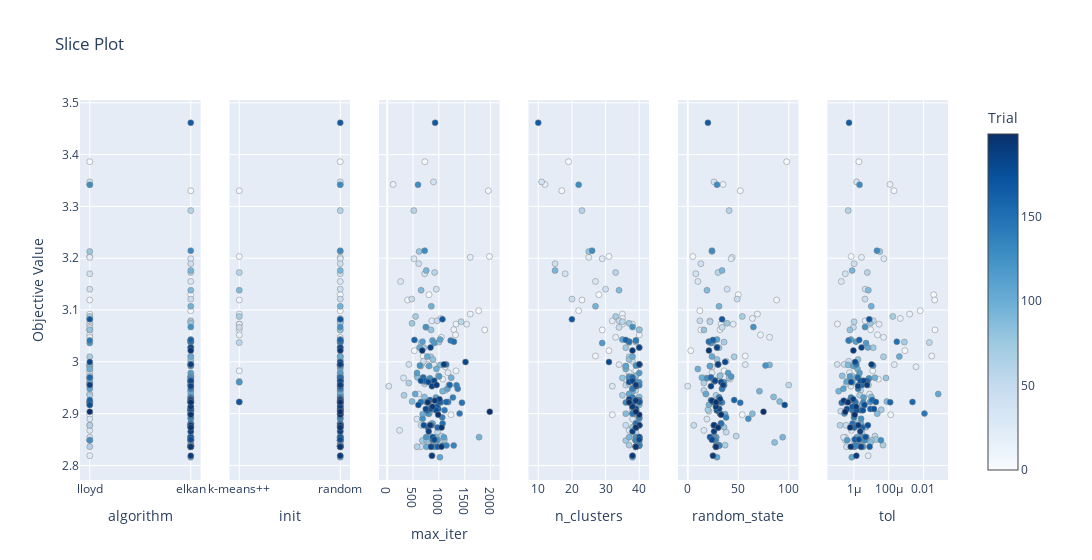

Notebook code cell kept with this figure:
### Code cell
plot_slice(study)

### Figure 1 — Plotly figure (JSON) as saved in the notebook; plotly's stock layout.template omitted (floating-point values rounded to 4 significant figures; data arrays with more than 128 entries replaced by an {"elided": "..."} marker saying what was removed)
{"data": [{"marker": {"color": {"elided": "200 int values"}, "colorbar": {"title": {"text": "Trial"}, "x": 1, "xpad": 40}, "colorscale": [[0, "rgb(247,251,255)"], [0.125, "rgb(222,235,247)"], [0.25, "rgb(198,219,239)"], [0.375, "rgb(158,202,225)"], [0.5, "rgb(107,174,214)"], [0.625, "rgb(66,146,198)"], [0.75, "rgb(33,113,181)"], [0.875, "rgb(8,81,156)"], [1, "rgb(8,48,107)"]], "line": {"color": "Grey", "width": 0.5}, "showscale": true}, "mode": "markers", "name": "Feasible Trial", "showlegend": false, "type": "scatter", "x": {"elided": "200 str values"}, "xaxis": "x", "y": {"elided": "200 float values"}, "yaxis": "y"}, {"marker": {"color": {"elided": "200 int values"}, "colorbar": {"title": {"text": "Trial"}, "x": 1, "xpad": 40}, "colorscale": [[0, "rgb(247,251,255)"], [0.125, "rgb(222,235,247)"], [0.25, "rgb(198,219,239)"], [0.375, "rgb(158,202,225)"], [0.5, "rgb(107,174,214)"], [0.625, "rgb(66,146,198)"], [0.75, "rgb(33,113,181)"], [0.875, "rgb(8,81,156)"], [1, "rgb(8,48,107)"]], "line": {"color": "Grey", "width": 0.5}, "showscale": false}, "mode": "markers", "name": "Feasible Trial", "showlegend": false, "type": "scatter", "x": {"elided": "200 str values"}, "xaxis": "x2", "y": {"elided": "200 float values"}, "yaxis": "y2"}, {"marker": {"color": {"elided": "200 int values"}, "colorbar": {"title": {"text": "Trial"}, "x": 1, "xpad": 40}, "colorscale": [[0, "rgb(247,251,255)"], [0.125, "rgb(222,235,247)"], [0.25, "rgb(198,219,239)"], [0.375, "rgb(158,202,225)"], [0.5, "rgb(107,174,214)"], [0.625, "rgb(66,146,198)"], [0.75, "rgb(33,113,181)"], [0.875, "rgb(8,81,156)"], [1, "rgb(8,48,107)"]], "line": {"color": "Grey", "width": 0.5}, "showscale": false}, "mode": "markers", "name": "Feasible Trial", "showlegend": false, "type": "scatter", "x": {"elided": "200 int values"}, "xaxis": "x3", "y": {"elided": "200 float values"}, "yaxis": "y3"}, {"marker": {"color": {"elided": "200 int values"}, "colorbar": {"title": {"text": "Trial"}, "x": 1, "xpad": 40}, "colorscale": [[0, "rgb(247,251,255)"], [0.125, "rgb(222,235,247)"], [0.25, "rgb(198,219,239)"], [0.375, "rgb(158,202,225)"], [0.5, "rgb(107,174,214)"], [0.625, "rgb(66,146,198)"], [0.75, "rgb(33,113,181)"], [0.875, "rgb(8,81,156)"], [1, "rgb(8,48,107)"]], "line": {"color": "Grey", "width": 0.5}, "showscale": false}, "mode": "markers", "name": "Feasible Trial", "showlegend": false, "type": "scatter", "x": {"elided": "200 int values"}, "xaxis": "x4", "y": {"elided": "200 float values"}, "yaxis": "y4"}, {"marker": {"color": {"elided": "200 int values"}, "colorbar": {"title": {"text": "Trial"}, "x": 1, "xpad": 40}, "colorscale": [[0, "rgb(247,251,255)"], [0.125, "rgb(222,235,247)"], [0.25, "rgb(198,219,239)"], [0.375, "rgb(158,202,225)"], [0.5, "rgb(107,174,214)"], [0.625, "rgb(66,146,198)"], [0.75, "rgb(33,113,181)"], [0.875, "rgb(8,81,156)"], [1, "rgb(8,48,107)"]], "line": {"color": "Grey", "width": 0.5}, "showscale": false}, "mode": "markers", "name": "Feasible Trial", "showlegend": false, "type": "scatter", "x": {"elided": "200 int values"}, "xaxis": "x5", "y": {"elided": "200 float values"}, "yaxis": "y5"}, {"marker": {"color": {"elided": "200 int values"}, "colorbar": {"title": {"text": "Trial"}, "x": 1, "xpad": 40}, "colorscale": [[0, "rgb(247,251,255)"], [0.125, "rgb(222,235,247)"], [0.25, "rgb(198,219,239)"], [0.375, "rgb(158,202,225)"], [0.5, "rgb(107,174,214)"], [0.625, "rgb(66,146,198)"], [0.75, "rgb(33,113,181)"], [0.875, "rgb(8,81,156)"], [1, "rgb(8,48,107)"]], "line": {"color": "Grey", "width": 0.5}, "showscale": false}, "mode": "markers", "name": "Feasible Trial", "showlegend": false, "type": "scatter", "x": {"elided": "200 float values"}, "xaxis": "x6", "y": {"elided": "200 float values"}, "yaxis": "y6"}], "layout": {"title": {"text": "Slice Plot"}, "width": 1800, "xaxis": {"anchor": "y", "categoryarray": ["lloyd", "elkan"], "categoryorder": "array", "domain": [0, 0.1389], "title": {"text": "algorithm"}, "type": "category"}, "xaxis2": {"anchor": "y2", "categoryarray": ["k-means++", "random"], "categoryorder": "array", "domain": [0.1722, 0.3111], "title": {"text": "init"}, "type": "category"}, "xaxis3": {"anchor": "y3", "domain": [0.3444, 0.4833], "title": {"text": "max_iter"}}, "xaxis4": {"anchor": "y4", "domain": [0.5167, 0.6556], "title": {"text": "n_clusters"}}, "xaxis5": {"anchor": "y5", "domain": [0.6889, 0.8278], "title": {"text": "random_state"}}, "xaxis6": {"anchor": "y6", "domain": [0.8611, 1], "title": {"text": "tol"}, "type": "log"}, "yaxis": {"anchor": "x", "domain": [0, 1], "title": {"text": "Objective Value"}}, "yaxis2": {"anchor": "x2", "domain": [0, 1], "matches": "y", "showticklabels": false}, "yaxis3": {"anchor": "x3", "domain": [0, 1], "matches": "y", "showticklabels": false}, "yaxis4": {"anchor": "x4", "domain": [0, 1], "matches": "y", "showticklabels": false}, "yaxis5": {"anchor": "x5", "domain": [0, 1], "matches": "y", "showticklabels": false}, "yaxis6": {"anchor": "x6", "domain": [0, 1], "matches": "y", "showticklabels": false}}}
